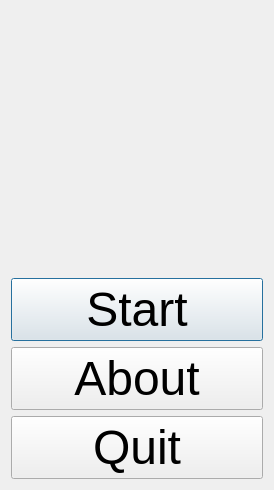
<?xml version="1.0" encoding="UTF-8"?>
<ui version="4.0">
 <class>QtTestPlaneMenuDialog</class>
 <widget class="QDialog" name="QtTestPlaneMenuDialog">
  <property name="geometry">
   <rect>
    <x>0</x>
    <y>0</y>
    <width>274</width>
    <height>490</height>
   </rect>
  </property>
  <property name="font">
   <font>
    <pointsize>36</pointsize>
   </font>
  </property>
  <property name="windowTitle">
   <string>SurfacePlotter</string>
  </property>
  <property name="windowIcon">
   <iconset>
    <normaloff>:/images/R.png</normaloff>:/images/R.png</iconset>
  </property>
  <layout class="QVBoxLayout" name="verticalLayout">
   <item>
    <widget class="QLabel" name="label_2">
     <property name="text">
      <string/>
     </property>
     <property name="pixmap">
      <pixmap>:/images/ToolSurfacePlotterMenuImage.png</pixmap>
     </property>
     <property name="alignment">
      <set>Qt::AlignCenter</set>
     </property>
    </widget>
   </item>
   <item>
    <widget class="QPushButton" name="button_start">
     <property name="text">
      <string>Start</string>
     </property>
    </widget>
   </item>
   <item>
    <widget class="QPushButton" name="button_about">
     <property name="text">
      <string>About</string>
     </property>
    </widget>
   </item>
   <item>
    <widget class="QPushButton" name="button_quit">
     <property name="text">
      <string>Quit</string>
     </property>
    </widget>
   </item>
  </layout>
 </widget>
 <layoutdefault spacing="6" margin="11"/>
 <resources/>
 <connections/>
</ui>
